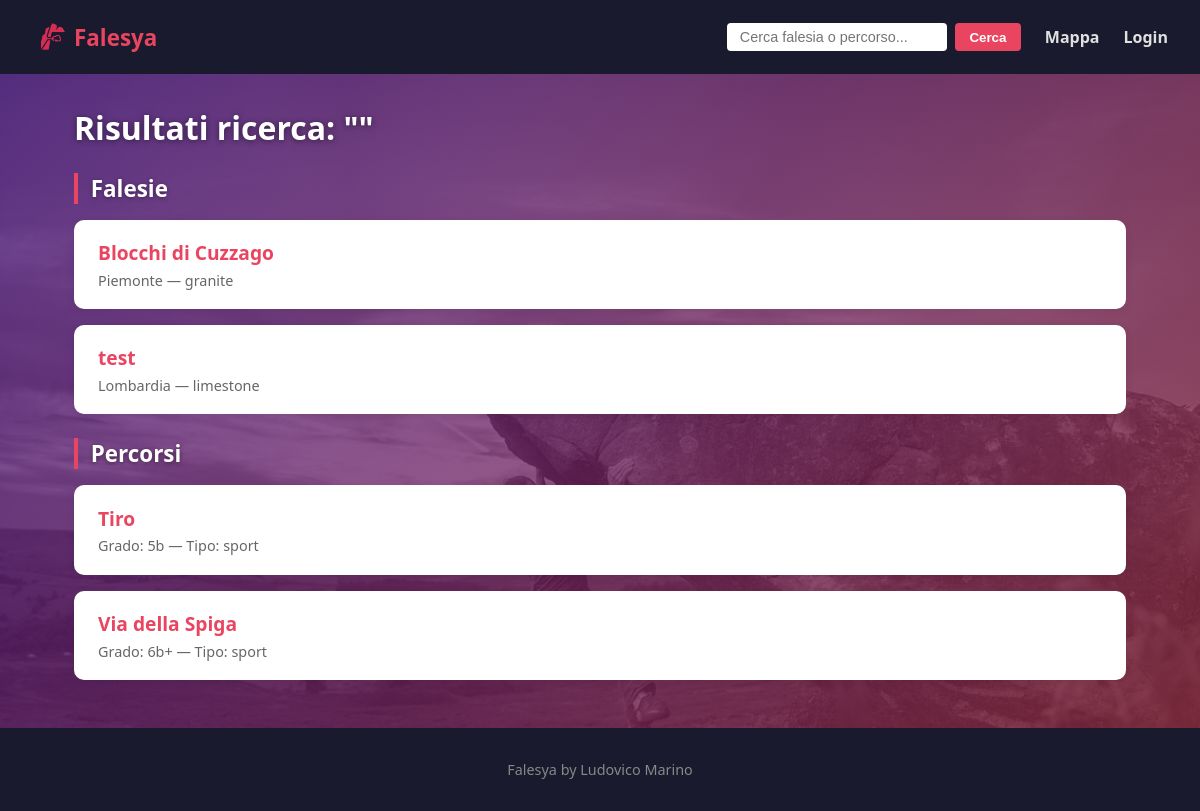
Page /risultati/ on the earlier database version.
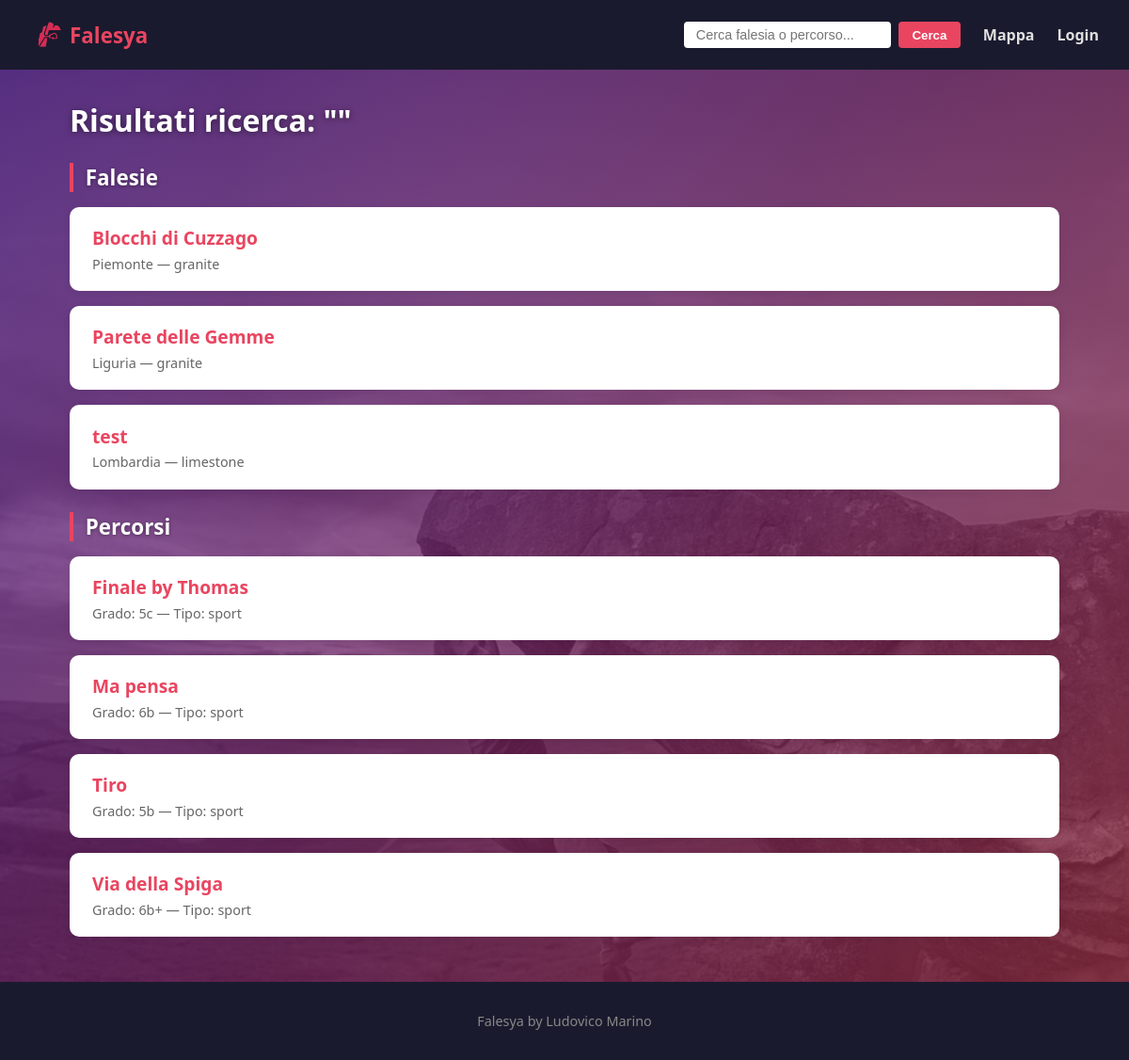
Same page on the later database version.
### generale/models.py (models this page shows, shortened)
class Falesia(models.Model):
    ROCK_TYPE_CHOICES = [
    ("limestone", "Calcare"),
    ("granite", "Granito"),
    ("sandstone", "Arenaria"),
    ("basalt", "Basalto"),
    ("conglomerate", "Conglomerato"),
    ("schist", "Scisto"),
    ("gneiss", "Gneiss"),
    ("quartzite", "Quarzite"),
    ("dolomite", "Dolomia"),
    ("tuff", "Tufo"),
    ("rhyolite", "Riolite"),
    ("gabbro", "Gabbro"),
    ("slate", "Ardesia"),
    ("marble", "Marmo"),
    ("volcanic", "Vulcanico"),
]
    STAGIONI = [
        ("primavera", "Primavera"),
        ("estate", "Estate"),
        ("autunno", "Autunno"),
        ("inverno", "Inverno"),
    ]
    ESPOSIZIONE = [
        ("nord", "Nord"),
        ("nord-est", "Nord-Est"),
        ("est", "Est"),
        ("sud-est", "Sud-Est"),
        ("sud", "Sud"),
        ("sud-ovest", "Sud-Ovest"),
        ("ovest", "Ovest"),
        ("nord-ovest", "Nord-Ovest"),
    ]
    nome = models.CharField(max_length=200)
    tipo_roccia = models.CharField(max_length=100, choices=ROCK_TYPE_CHOICES)
    latitudine = models.DecimalField(max_digits=16, decimal_places=12)
    longitudine = models.DecimalField(max_digits=16, decimal_places=12)
    comune = models.CharField(max_length=100)
    provincia = models.CharField(max_length=100)
    regione = models.CharField(max_length=100)
    descrizione = models.TextField()
    esposizione = models.CharField(max_length=50, choices=ESPOSIZIONE,  null=True, blank=True)
    stagione_consigliata = models.CharField(max_length=50, choices=STAGIONI)
    immagine = models.ImageField(upload_to='falesie/', blank=True)

class Percorso(models.Model):
    TIPO_CHOICES = [
        ('sport', 'Sportiva'),
        ('boulder', 'Boulder'),
        ('trad', 'Tradizionale'),
    ]
    SCALA_FRANCESE_GRADI = [
        ('1', '1'),
        ('2', '2'),
        ('3', '3'),
        ('4a', '4a'),
        ('4b', '4b'),
        ('4c', '4c'),
        ('5a', '5a'),
        ('5b', '5b'),
        ('5c', '5c'),
        ('6a', '6a'),
        ('6a+', '6a+'),
        ('6b', '6b'),
        ('6b+', '6b+'),
        ('6c', '6c'),
        ('6c+', '6c+'),
        ('7a', '7a'),
        ('7a+', '7a+'),
        ('7b', '7b'),
        ('7b+', '7b+'),
        ('7c', '7c'),
        ('7c+', '7c+'),
        ('8a', '8a'),
        ('8a+', '8a+'),
        ('8b', '8b'),
        ('8b+', '8b+'),
        ('8c', '8c'),
        ('8c+', '8c+'),
    ]
    nome = models.CharField(max_length=200)
    grado = models.CharField(max_length=10, choices=SCALA_FRANCESE_GRADI)
    n_soste = models.IntegerField()
    tipo = models.CharField(max_length=20, choices=TIPO_CHOICES)
    altezza = models.IntegerField()
    n_spittature = models.IntegerField()
    distanza_spit = models.DecimalField(max_digits=5, decimal_places=2)
    descrizione = models.TextField()
    immagine = models.ImageField(upload_to='percorsi/', blank=True)
    falesia = models.ForeignKey(Falesia, on_delete=models.CASCADE, related_name='percorsi')

### generale/views.py (the view)
# urls.py: path('risultati/', views.risultati, name='risultati'),
def risultati(request):
    query         = request.GET.get('q', '')
    regione       = request.GET.get('regione', '')
    grado_min     = request.GET.get('grado_min', '')
    grado_max     = request.GET.get('grado_max', '')
    tipo_percorso = request.GET.get('tipo_percorso', '')
    ordine        = request.GET.get('ordine', 'nome')
    falesie  = Falesia.objects.all()
    percorsi = Percorso.objects.all()
    if query:
        falesie  = falesie.filter(nome__icontains=query)
        percorsi = percorsi.filter(nome__icontains=query)
    if regione:
        falesie  = falesie.filter(regione__iexact=regione)
        percorsi = percorsi.filter(falesia__regione__iexact=regione)
    if grado_min or grado_max:
        idx_min = GRADI_ORDINATI.index(grado_min) if grado_min in GRADI_ORDINATI else 0
        idx_max = GRADI_ORDINATI.index(grado_max) if grado_max in GRADI_ORDINATI else len(GRADI_ORDINATI) - 1
        gradi_validi = GRADI_ORDINATI[idx_min: idx_max + 1]
        percorsi = percorsi.filter(grado__in=gradi_validi)
    if tipo_percorso:
        percorsi = percorsi.filter(tipo=tipo_percorso)
        falesie  = Falesia.objects.none()
    if ordine == 'grado':
        from django.db.models import Case, When, IntegerField
        order_cases = [When(grado=g, then=i) for i, g in enumerate(GRADI_ORDINATI)]
        percorsi = percorsi.annotate(
            ordine_grado=Case(*order_cases, output_field=IntegerField())
        ).order_by('ordine_grado')
        falesie = falesie.order_by('nome')
    else:
        falesie  = falesie.order_by('nome')
        percorsi = percorsi.order_by('nome')
    return render(request, 'generale/risultati.html', {
        'falesie':        falesie,
        'percorsi':       percorsi,
        'query':          query,
        'regione':        regione,
        'grado_min':      grado_min,
        'grado_max':      grado_max,
        'tipo_percorso':  tipo_percorso,
        'ordine':         ordine,
        'gradi':          GRADI_ORDINATI,
        'regioni':        REGIONI_ITALIANE,
    })

### generale/templates/generale/risultati.html (shortened to what this page needs)
{% extends 'generale/base.html' %}
{% block contenuto %}
<h1>Risultati ricerca: "{{ query }}"</h1>
{% if falesie %}
    <h2>Falesie</h2>
    {% for falesia in falesie %}
        <div class="card">
            <a href="{% url 'dettaglio_falesia' falesia.id %}">
                <h3>{{ falesia.nome }}</h3>
            </a>
            <p>{{ falesia.regione }} — {{ falesia.tipo_roccia }}</p>
        </div>
    {% endfor %}
{% endif %}
{% if percorsi %}
    <h2>Percorsi</h2>
    {% for percorso in percorsi %}
        <div class="card">
            <a href="{% url 'dettaglio_percorso' percorso.id %}">
                <h3>{{ percorso.nome }}</h3>
            </a>
            <p>Grado: {{ percorso.grado }} — Tipo: {{ percorso.tipo }}</p>
        </div>
    {% endfor %}
{% endif %}
{% endblock %}

### generale/templates/generale/base.html (shortened to what this page needs)
{% load static %}
<!DOCTYPE html>
<html lang="it">
<head>
    <link rel="stylesheet" href="{% static 'generale/css/style.css' %}">
    <link rel="stylesheet" href="https://cdn.jsdelivr.net/npm/bootstrap-icons@1.11.3/font/bootstrap-icons.min.css">
</head>
<body>
    <nav>
        <a class= "nav-brand" href="{% url 'home' %}">
            <img class="logo" src="{% static 'generale/content/FalesyaLogo-nobg.png' %}" alt="Falesya">
            Falesya
        </a>
        <form action="{% url 'risultati' %}" method="GET">
            <input type="text" name="q" placeholder="Cerca falesia o percorso...">
            <button type="submit">Cerca</button>
        </form>
        <a href="{% url 'mappa' %}">Mappa</a>
        {% if user.is_authenticated %}
            <a href="{% url 'profilo' %}">Profilo</a>
            <form method="POST" action="{% url 'logout' %}" style="display:inline;">
                {% csrf_token %}
                <button type="submit" class="btn-logout">Esci</button>
            </form>
        {% else %}
            <a href="{% url 'login' %}">Login</a>
        {% endif %}
    </nav>
    <main>
        {% block contenuto %}{% endblock %}
    </main>
    <footer>
        <p>Falesya by Ludovico Marino</p>
    </footer>
</body>
</html>

### generale/static/generale/css/style.css (style rules this page uses)
* { margin: 0; padding: 0; box-sizing: border-box; }
a { color: inherit; }
body { font-family: 'Segoe UI', sans-serif; color: #222; display: flex; flex-direction: column; min-height: 100vh; background: linear-gradient(135deg, #461482c3, #972f40bf), url('../content/background2.jpg') center/cover no-repeat; background-attachment: fixed; }
nav { background-color: #1a1a2e; padding: 1rem 2rem; display: flex; align-items: center; gap: 1.5rem; position: sticky; top: 0; z-index: 100; }
nav a { color: #e0e0e0; text-decoration: none; font-weight: 600; font-size: 1rem; }
nav a:first-child { font-size: 1.4rem; color: #e94560; margin-right: auto; }
nav form { display: flex; gap: 0.5rem; }
nav form input { padding: 0.4rem 0.8rem; border: none; border-radius: 4px; font-size: 0.9rem; width: 220px; }
nav form button { padding: 0.4rem 0.9rem; background-color: #e94560; color: white; border: none; border-radius: 4px; cursor: pointer; font-weight: 600; }
.logo { width: 32px; height: 32px; object-fit: cover; margin: 5px; }
.nav-brand { display: flex; align-items: center; font-size: 1.4rem; color: #e94560; text-decoration: none; }
main { flex: 1; max-width: 1100px; width: 100%; margin: 2rem auto; padding: 0 1.5rem; }
h1 { font-size: 2rem; color: #ffffff; margin-bottom: 1.5rem; text-shadow: 0 1px 6px rgba(0,0,0,0.5); }
h2 { font-size: 1.4rem; color: #ffffff; margin: 1.5rem 0 1rem; border-left: 4px solid #e94560; padding-left: 0.8rem; text-shadow: 0 1px 4px rgba(0,0,0,0.4); }
.dettaglio-header h2, .info-sito h2, .card h3, .sezione-preferiti h2, .sezione-preferiti h3, .descrizione h2, .percorsi h2, .commenti h2, .panel-modifica h3, #lista-falesie h2 { color: #1a1a2e; text-shadow: none; }
footer { text-align: center; padding: 2rem; margin-top: auto; background-color: #1a1a2e; color: #888; font-size: 0.9rem; }
.card { background: white; border-radius: 10px; padding: 1.2rem 1.5rem; margin-bottom: 1rem; box-shadow: 0 2px 8px rgba(0,0,0,0.08); transition: transform 0.2s, box-shadow 0.2s; }
.card a { text-decoration: none; color: #1a1a2e; }
.card h3 { font-size: 1.2rem; margin-bottom: 0.3rem; color: #e94560; }
.card p { color: #666; font-size: 0.9rem; }

Differences in the rows shown:
added Falesia: nome "Parete delle Gemme", regione "Liguria", tipo_roccia "granite"
added Percorso: nome "Finale by Thomas", grado "5c", tipo "sport"
added Percorso: nome "Ma pensa", grado "6b", tipo "sport"
